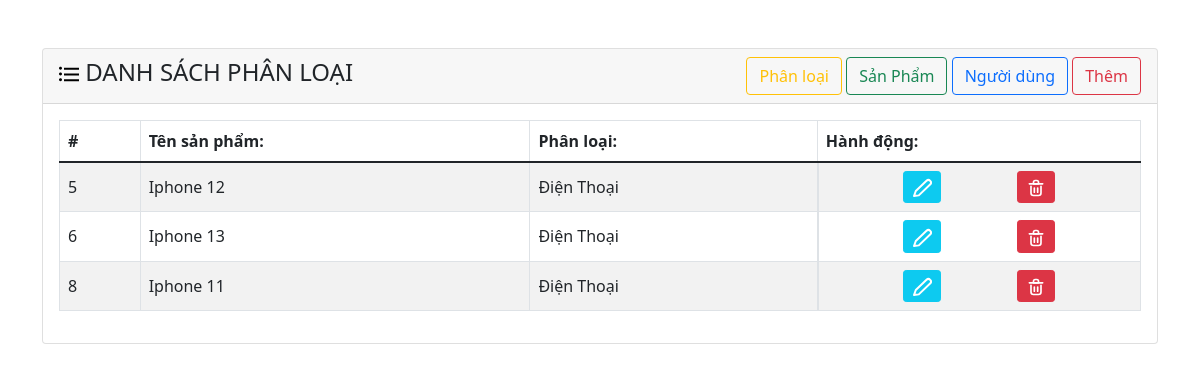
Page /admin/category/list.php on the earlier database version.
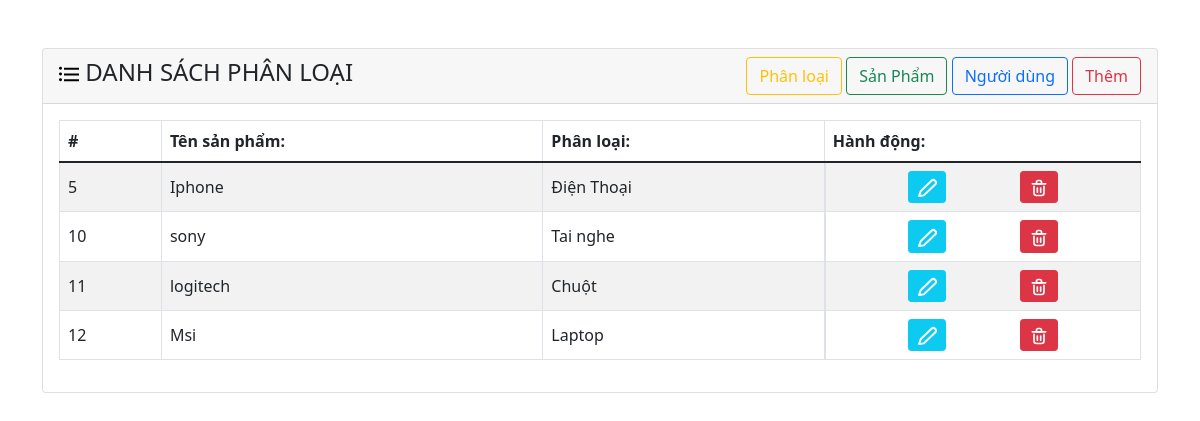
Same page on the later database version.
### tables this page shows
CREATE TABLE `category` (
  `id` int NOT NULL,
  `name` varchar(250) NOT NULL,
  `note` varchar(250) NOT NULL,
  `create_at` datetime NOT NULL DEFAULT CURRENT_TIMESTAMP,
  `update_at` datetime NOT NULL DEFAULT CURRENT_TIMESTAMP
);

### admin/category/list.php (the view, shortened to what this page needs)
<!DOCTYPE html>
<html lang="en">
<head>
    <link href="https://cdn.jsdelivr.net/npm/bootstrap@5.1.3/dist/css/bootstrap.min.css" rel="stylesheet">
</head>
<body>
    <div class="container">
        <div class="card mt-5">
            <div class="card-header d-flex align-items-center justify-content-between">
                <h4> <img src="./admin/images/list-1497-svgrepo-com.svg" alt=""> DANH SÁCH PHÂN LOẠI</h4>
                <div class="action-btn">
                    <a href="./index.php?pages=category&action=list" class="btn btn-outline-warning">Phân loại</a>
                    <a href="./index.php?pages=product&action=list" class="btn btn-outline-success">Sản Phẩm</a>
                    <a href="./index.php?pages=users&action=list" class="btn btn-outline-primary">Người dùng</a>
                    <a href="./index.php?pages=category&action=add" class="btn btn-outline-danger">Thêm</a>
                </div>
            </div>
            <div class="card-body">
                <table class="table table-bordered table-striped">
                    <thead>
                        <tr>
                            <th scope="col">#</th>
                            <th scope="col">Tên sản phẩm: </th>
                            <th scope="col">Phân loại: </th>
                            <th scope="col">Hành động: </th>
                        </tr>
                    </thead>
                    <tbody>
                        <?php
                        $query_category = mysqli_query($conn, 'SELECT * FROM category ');
                        if (mysqli_num_rows($query_category) > 0) {
                            while ($fetch_category = mysqli_fetch_array($query_category)) {
                        ?>
                                <tr style="vertical-align: middle;">
                                    <td>
                                        <?= $fetch_category['id'] ?>
                                    </td>
                                    <td>
                                        <?= $fetch_category['name'] ?>
                                    </td>
                                    <td>
                                        <?= $fetch_category['note'] ?>
                                    </td>
                                    <td class="d-flex justify-content-evenly">
                                        <a href="./index.php?pages=category&action=edit&id=<?= $fetch_category['id'] ?>" class="btn btn-info btn-sm"><img src="./admin/images/edit-1-svgrepo-com.svg" alt=""></a>
                                        <form action="./index.php?pages=category&action=delete" method="post">
                                            <button onclick="return confirm('Bạn có chắc chắn muốn xóa? ')" type="submit" class="btn btn-danger btn-sm" name="deleteCategory" value="<?= $fetch_category['id'] ?>"><img src="./admin/images/delete-2-svgrepo-com.svg" alt=""></i>
                                            </button>
                                        </form>
                                    </td>
                                </tr>
                        <?php
                            }
                        }
                        ?>
                    </tbody>
                </table>
            </div>
        </div>
    </div>
</body>
</html>

Differences in the rows shown:
removed category: id "6", name "Iphone 13", note "Điện Thoại"
removed category: id "8", name "Iphone 11", note "Điện Thoại"
changed category "Điện Thoại": name "Iphone 12" → "Iphone"
added category: id "10", name "sony", note "Tai nghe"
added category: id "11", name "logitech", note "Chuột"
added category: id "12", name "Msi", note "Laptop"
